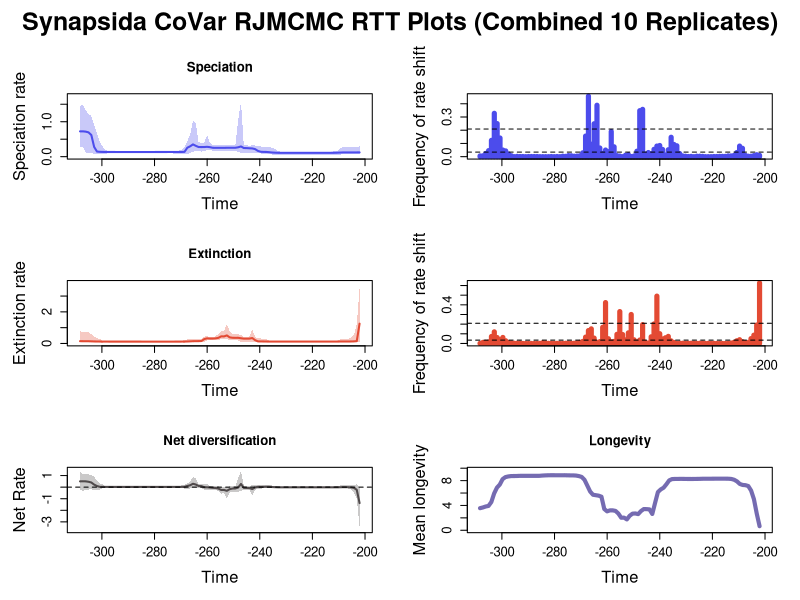

The R source for this figure:


pdf(file='C:/Users/SimoesLabAdmin/Documents/BDNN_Arielli/synapsida/mcmc_predictors/B_covar_rjmcmc/B_covar_syn_RTT_plots.pdf',width=10, height=15)
par(mfrow=c(3,2), 
    oma=c(0,0,3,0),     # Increased top outer margin from 2 to 3
    mar=c(5,5,4,2)+0.1, # Increase plot margins for larger axis labels
    cex.lab=1.5,        # Increase axis label size
    cex.axis=1.2)       # Increase axis tick label size
library(scales)

time=c(-27.068001935, -28.141163805,-29.214325675,-30.287487545,-31.360649415,-32.433811285000004,-33.506973155,-34.580135025000004,-35.653296895,-36.726458765000004,-37.799620635,-38.872782505,-39.945944374999996,-41.019106245,-42.092268114999996,-43.165429985,-44.238591854999996,-45.311753725,-46.384915594999995,-47.458077465,-48.531239334999995,-49.604401205,-50.677563074999995,-51.750724945,-52.82388681500001,-53.897048685,-54.97021055500001,-56.043372425,-57.11653429500001,-58.189696165,-59.26285803500001,-60.336019905,-61.40918177500001,-62.482343645,-63.55550551500001,-64.628667385,-65.70182925499999,-66.774991125,-67.848152995,-68.921314865,-69.99447673499999,-71.067638605,-72.140800475,-73.213962345,-74.28712421499999,-75.360286085,-76.433447955,-77.50660982500001,-78.579771695,-79.652933565,-80.726095435,-81.79925730500001,-82.872419175,-83.945581045,-85.018742915,-86.09190478500001,-87.165066655,-88.238228525,-89.311390395,-90.38455226500001,-91.45771413499999,-92.530876005,-93.604037875,-94.67719974500001,-95.75036161500002,-96.823523485,-97.896685355,-98.96984722500001,-100.04300909500002,-101.116170965,-102.189332835,-103.26249470500001,-104.33565657500002,-105.408818445,-106.481980315,-107.55514218500001,-108.62830405500002,-109.701465925,-110.774627795,-111.84778966500001,-112.92095153500001,-113.994113405,-115.067275275,-116.140437145,-117.21359901500001,-118.28676088499999,-119.359922755,-120.433084625,-121.50624649500001,-122.57940836499999,-123.652570235,-124.725732105,-125.79889397500001,-126.87205584499999,-127.945217715,-129.01837958500002,-130.09154145500003,-131.16470332500003,-132.237865195,-133.31102706500002)
rate=c(0.12197343003695399, 0.12154615348035899,0.12100863934218622,0.12078875028353112,0.1207451426641504,0.12073337511692522,0.12023067201097942,0.11684402056210944,0.11269973799889077,0.1104877374672314,0.110144132265192,0.10970755889739267,0.10955530220045007,0.10952596609165424,0.10947882483961338,0.10943252265348799,0.10929068918592237,0.10943252265348799,0.10943252265348799,0.10943252265348799,0.10943252265348799,0.10947882483961338,0.10955530220045007,0.10955530220045007,0.10963916552368169,0.10963916552368169,0.10968049778728292,0.10968049778728292,0.10991137180836391,0.11071983476308918,0.11413015917818714,0.1186890303303946,0.1277962915618686,0.1349170601968093,0.13604179398134048,0.139917777744126,0.16439012496147298,0.21629644880437626,0.2354947403193049,0.2395326506064786,0.24504861349615695,0.24696379390458523,0.2922131186569009,0.2679601866201702,0.25448832202138444,0.2541085419927751,0.2541085419927751,0.2541085419927751,0.25245640439306993,0.2523849958803308,0.25229228975814977,0.2523849958803308,0.25393959088899776,0.27149062225908543,0.2817794444052515,0.27551147807128107,0.2744863887231296,0.2753361616230765,0.3098522887096541,0.3513055161107757,0.29619083005688773,0.2562928977584863,0.13755088268006582,0.13436568977643726,0.13414183436230848,0.13400634893632918,0.13387893874002632,0.13387893874002632,0.13367414159558294,0.1330837424471586,0.1330837424471586,0.13306047194630585,0.13306047194630585,0.13302792988370854,0.13302792988370854,0.13302792988370854,0.13302792988370854,0.13302792988370854,0.13302792988370854,0.13302792988370854,0.13302792988370854,0.13302792988370854,0.13302792988370854,0.13302792988370854,0.13302792988370854,0.13302792988370854,0.13302792988370854,0.1330798626065126,0.1330798626065126,0.13323573552619405,0.13425838655677286,0.13544748329930956,0.13823478309682025,0.14575855112671454,0.2780706825551443,0.619951681538655,0.6953202603705448,0.7163578118994737,0.7242103644978006,0.7242103644978006)
minHPD=c(0.075602528641189, 0.0751822533099565,0.07033167382995621,0.0751822533099565,0.0751822533099565,0.0751822533099565,0.07622589823685971,0.050074125544164044,0.050074125544164044,0.052722361990561885,0.0525200554719315,0.052722361990561885,0.053340978818243415,0.053340978818243415,0.053340978818243415,0.053340978818243415,0.053359108337496304,0.0525200554719315,0.0525200554719315,0.0525200554719315,0.0525200554719315,0.053340978818243415,0.053340978818243415,0.053340978818243415,0.053340978818243415,0.053340978818243415,0.05281048882043875,0.05281048882043875,0.0525200554719315,0.053340978818243415,0.050074125544164044,0.06037905368823029,0.0819300415501725,0.08725525438909948,0.08725525438909948,0.09133941941213147,0.09054198210555227,0.09658283582802146,0.102769821859814,0.102769821859814,0.10188742403249845,0.10188742403249845,0.10482575757159532,0.13927062877320417,0.17006840501281725,0.17369507802601777,0.1745696099913396,0.1745696099913396,0.16969833083069777,0.16969833083069777,0.16969833083069777,0.16969833083069777,0.16969833083069777,0.19156600553912426,0.19499326389567156,0.15334549134386985,0.14626280233711386,0.15073404511184518,0.17786881110350503,0.1399993217017564,0.10719866329299445,0.07666203814459031,0.0783652890553229,0.0783652890553229,0.08766964547221733,0.08766964547221733,0.09068383211198279,0.09068383211198279,0.09321558462251853,0.09480703070324714,0.09501682393621869,0.09501682393621869,0.09501682393621869,0.09501682393621869,0.09501682393621869,0.09501682393621869,0.09501682393621869,0.09501682393621869,0.09501682393621869,0.09501682393621869,0.09501682393621869,0.09501682393621869,0.09501682393621869,0.09501682393621869,0.09501682393621869,0.09480703070324714,0.09480703070324714,0.09501682393621869,0.09501682393621869,0.0928781015645706,0.08766964547221733,0.07666203814459031,0.07931796107233563,0.07666203814459031,0.08093456584927498,0.10576477218474309,0.10576477218474309,0.11475442593670084,0.2750956946809067,0.2640758807282162)
maxHPD=c(0.29174021810784334, 0.2851671409414155,0.26677696892440567,0.2649275057541869,0.2649275057541869,0.2649275057541869,0.26677696892440567,0.22737795824791143,0.157971841153782,0.14867660972574342,0.1463351038018324,0.14416486324902217,0.14416486324902217,0.14416486324902217,0.14416486324902217,0.144102914757969,0.144102914757969,0.14308864614600347,0.14308864614600347,0.14308864614600347,0.14308864614600347,0.144102914757969,0.14425678313897472,0.14430769398640272,0.14430769398640272,0.14430769398640272,0.14430769398640272,0.14430769398640272,0.1463351038018324,0.1525832538131198,0.22271228022683848,0.25579282075641385,0.2834997652939788,0.2866432682087968,0.2857556402219638,0.2915079558484967,0.3019080512825323,0.31933424046612985,0.32066561700675694,0.31867177651041906,0.320193877817911,0.32586500030493254,1.5743348823369554,1.0394955159627686,0.32586500030493254,0.32586500030493254,0.32586500030493254,0.32586500030493254,0.3225176841069828,0.3225176841069828,0.3225176841069828,0.3225176841069828,0.32590623173505073,0.3930281182065587,0.6224657112534723,0.4044761407883195,0.3930281182065587,0.41168340670190473,0.9438203222056334,1.0273582829856711,0.6346781068132665,0.4469990343174184,0.2830811745462836,0.18828192753609624,0.17512762836548626,0.17343831204018456,0.17441112213541946,0.17343831204018456,0.17441112213541946,0.17343831204018456,0.17343831204018456,0.17343831204018456,0.17343831204018456,0.17343831204018456,0.17343831204018456,0.17343831204018456,0.17343831204018456,0.17343831204018456,0.17343831204018456,0.17343831204018456,0.17343831204018456,0.17325720650970142,0.17343831204018456,0.17343831204018456,0.17343831204018456,0.17343831204018456,0.17382803058372218,0.17441112213541946,0.17441112213541946,0.17444930525154367,0.17767661030024648,0.2931337088111401,0.41329721028209787,0.6809455427735709,0.90741973317616,1.163067885687223,1.2290604778449776,1.3273940307575927,1.4799365291537798,1.4562925345091597)
remove_na = !is.na(rate)
time = time[remove_na]
time = time-175
plot(time,time,type = 'n', ylim = c(0, 1.731768370570651), xlim = c(-133.847608-175,-26.531421-175), ylab = 'Speciation rate', xlab = 'Time',main='Speciation' )
polygon(c(time, rev(time)), c(maxHPD[remove_na], rev(minHPD[remove_na])), col = alpha('#4c4cec',0.3), border = NA)
lines(time,rate[remove_na], col = '#4c4cec', lwd=2)
mtext("Synapsida CoVar RJMCMC RTT Plots (Combined 10 Replicates)", outer = TRUE, line = 0.5, cex = 1.5, font = 2)
mids=c(-27.073421944444448, -28.157423833333333,-29.241425722222225,-30.32542761111111,-31.4094295,-32.49343138888889,-33.57743327777778,-34.66143516666667,-35.745437055555556,-36.82943894444444,-37.91344083333333,-38.997442722222225,-40.08144461111111,-41.1654465,-42.24944838888889,-43.33345027777778,-44.41745216666667,-45.501454055555556,-46.58545594444444,-47.66945783333333,-48.753459722222225,-49.83746161111112,-50.9214635,-52.00546538888889,-53.08946727777778,-54.17346916666667,-55.257471055555555,-56.34147294444445,-57.42547483333333,-58.509476722222225,-59.59347861111111,-60.6774805,-61.76148238888889,-62.84548427777778,-63.92948616666667,-65.01348805555556,-66.09748994444446,-67.18149183333334,-68.26549372222223,-69.34949561111112,-70.4334975,-71.51749938888891,-72.60150127777779,-73.68550316666668,-74.76950505555557,-75.85350694444445,-76.93750883333334,-78.02151072222223,-79.10551261111112,-80.18951450000002,-81.2735163888889,-82.35751827777779,-83.44152016666668,-84.52552205555556,-85.60952394444446,-86.69352583333334,-87.77752772222223,-88.86152961111112,-89.9455315,-91.02953338888891,-92.11353527777779,-93.19753716666666,-94.28153905555557,-95.36554094444445,-96.44954283333335,-97.53354472222223,-98.61754661111111,-99.70154850000002,-100.7855503888889,-101.8695522777778,-102.95355416666668,-104.03755605555556,-105.12155794444446,-106.20555983333334,-107.28956172222225,-108.37356361111112,-109.4575655,-110.54156738888891,-111.62556927777779,-112.70957116666666,-113.79357305555557,-114.87757494444445,-115.96157683333335,-117.04557872222223,-118.12958061111111,-119.21358250000002,-120.2975843888889,-121.3815862777778,-122.46558816666668,-123.54959005555556,-124.63359194444446,-125.71759383333334,-126.80159572222225,-127.88559761111112,-128.9695995,-130.0536013888889,-131.13760327777777,-132.22160516666668,-133.30560705555556)
mids = mids-175
counts=c(0.01, 0.014444444444444444,0.0077777777777777776,0.0033333333333333335,0.0033333333333333335,0.01,0.06333333333333334,0.08,0.03111111111111111,0.008888888888888889,0.005555555555555556,0.005555555555555556,0.0022222222222222222,0.0022222222222222222,0.0022222222222222222,0.0011111111111111111,0.0011111111111111111,0.0,0.0,0.0,0.0022222222222222222,0.0033333333333333335,0.0033333333333333335,0.0,0.0022222222222222222,0.0011111111111111111,0.0033333333333333335,0.005555555555555556,0.023333333333333334,0.08222222222222222,0.09222222222222222,0.14666666666666667,0.052222222222222225,0.012222222222222223,0.05444444444444444,0.08444444444444445,0.08,0.05555555555555555,0.022222222222222223,0.03111111111111111,0.01888888888888889,0.35777777777777775,0.3477777777777778,0.04111111111111111,0.005555555555555556,0.0011111111111111111,0.015555555555555555,0.011111111111111112,0.0,0.0044444444444444444,0.0077777777777777776,0.07444444444444444,0.19,0.03777777777777778,0.05,0.024444444444444446,0.06555555555555556,0.3888888888888889,0.24888888888888888,0.09444444444444444,0.4577777777777778,0.15555555555555556,0.028888888888888888,0.006666666666666667,0.0044444444444444444,0.0033333333333333335,0.006666666666666667,0.0077777777777777776,0.0022222222222222222,0.0033333333333333335,0.0,0.0011111111111111111,0.0,0.0011111111111111111,0.0,0.0,0.0,0.0,0.0011111111111111111,0.0011111111111111111,0.0011111111111111111,0.0011111111111111111,0.0,0.0011111111111111111,0.0011111111111111111,0.0022222222222222222,0.0,0.006666666666666667,0.02,0.043333333333333335,0.05,0.1411111111111111,0.25,0.3277777777777778,0.12333333333333334,0.04555555555555556,0.024444444444444446,0.006666666666666667,0.005555555555555556)
plot(mids,counts,type = 'h', xlim = c(-133.847608-175,-26.531421-175), ylim=c(0,0.4577777777777778), ylab = 'Frequency of rate shift', xlab = 'Time',lwd=5,col='#4c4cec')
bf2 = 0.034508250409250284
bf6 = 0.2089214177133588
abline(h=bf2, lty=2)
abline(h=bf6, lty=2)

time=c(-27.068001935, -28.141163805,-29.214325675,-30.287487545,-31.360649415,-32.433811285000004,-33.506973155,-34.580135025000004,-35.653296895,-36.726458765000004,-37.799620635,-38.872782505,-39.945944374999996,-41.019106245,-42.092268114999996,-43.165429985,-44.238591854999996,-45.311753725,-46.384915594999995,-47.458077465,-48.531239334999995,-49.604401205,-50.677563074999995,-51.750724945,-52.82388681500001,-53.897048685,-54.97021055500001,-56.043372425,-57.11653429500001,-58.189696165,-59.26285803500001,-60.336019905,-61.40918177500001,-62.482343645,-63.55550551500001,-64.628667385,-65.70182925499999,-66.774991125,-67.848152995,-68.921314865,-69.99447673499999,-71.067638605,-72.140800475,-73.213962345,-74.28712421499999,-75.360286085,-76.433447955,-77.50660982500001,-78.579771695,-79.652933565,-80.726095435,-81.79925730500001,-82.872419175,-83.945581045,-85.018742915,-86.09190478500001,-87.165066655,-88.238228525,-89.311390395,-90.38455226500001,-91.45771413499999,-92.530876005,-93.604037875,-94.67719974500001,-95.75036161500002,-96.823523485,-97.896685355,-98.96984722500001,-100.04300909500002,-101.116170965,-102.189332835,-103.26249470500001,-104.33565657500002,-105.408818445,-106.481980315,-107.55514218500001,-108.62830405500002,-109.701465925,-110.774627795,-111.84778966500001,-112.92095153500001,-113.994113405,-115.067275275,-116.140437145,-117.21359901500001,-118.28676088499999,-119.359922755,-120.433084625,-121.50624649500001,-122.57940836499999,-123.652570235,-124.725732105,-125.79889397500001,-126.87205584499999,-127.945217715,-129.01837958500002,-130.09154145500003,-131.16470332500003,-132.237865195,-133.31102706500002)
rate=c(1.2528789955578812, 0.14646678728507917,0.13146517306017957,0.12622529097096957,0.1242296379319777,0.1237826438594683,0.12371832381359475,0.12278304510684898,0.12129457562104423,0.12022184367862973,0.11966042941075189,0.1194550116718922,0.11937478340548469,0.11937478340548469,0.11937478340548469,0.11937478340548469,0.11937478340548469,0.11942696665917799,0.11942696665917799,0.11942696665917799,0.11942696665917799,0.1195226811305336,0.11959948623359243,0.11966042941075189,0.11977279923370923,0.11973918299362109,0.11959948623359243,0.11959000694899277,0.11959000694899277,0.11959948623359243,0.11959948623359243,0.11966042941075189,0.12064169868950114,0.12284133454945916,0.12604251091679639,0.1279597616091796,0.1313474791937859,0.21051882038705183,0.3428656791996668,0.30803623582667794,0.30504348169107454,0.3047346685165786,0.32954768049895167,0.35807124006035135,0.35651431375065656,0.35958978938471164,0.386215854589543,0.5092176086824204,0.4453340854761766,0.4501102594287689,0.35489916374532043,0.3222335479475653,0.31110036508482913,0.3116787358010058,0.32266490913320134,0.27682692676300225,0.1533380874529522,0.14727286109287543,0.14514430256513022,0.14253438578691696,0.1332252596273557,0.12561212306482272,0.12062039017676138,0.11840216790686808,0.11776172139969962,0.1172014039171359,0.11677695284123607,0.11675793579061117,0.11667954985260703,0.11660121951595635,0.11660121951595635,0.11660121951595635,0.11660121951595635,0.11656109851639879,0.11656109851639879,0.11667954985260703,0.11675237286866799,0.11683751541158313,0.11756843564932891,0.11765789740746804,0.11765789740746804,0.11765789740746804,0.11765789740746804,0.11765789740746804,0.11765789740746804,0.11774124082202268,0.11778476729103012,0.11781556895726975,0.11788705319532647,0.1182328735147721,0.11851201633966407,0.11979759686997238,0.12215167216060993,0.12417854454945257,0.12696829834072176,0.13402336463992948,0.14039716936298255,0.1408358325859013,0.14253438578691696,0.14447725578646672)
minHPD=c(0.10187811656007006, 0.081483451300088,0.081483451300088,0.08847500800956669,0.08801529953806492,0.08489351323521153,0.08801529953806492,0.08801529953806492,0.081483451300088,0.08753091146268105,0.08828387581048179,0.08828387581048179,0.08847500800956669,0.08847500800956669,0.08847500800956669,0.08847500800956669,0.08847500800956669,0.08863804620610162,0.08863804620610162,0.08753091146268105,0.08753091146268105,0.08863804620610162,0.08847500800956669,0.08828387581048179,0.08828387581048179,0.08828387581048179,0.08801529953806492,0.08828387581048179,0.08801529953806492,0.08828387581048179,0.08828387581048179,0.08753091146268105,0.08458026999479036,0.07913715830289628,0.08753091146268105,0.08753091146268105,0.08378449304556632,0.08891151488492041,0.1169309927508425,0.09342910486637387,0.09342910486637387,0.09342910486637387,0.09488315609023158,0.18570831141135774,0.19456191544327409,0.18964699181556297,0.20155350637868705,0.27266376758169564,0.2813256025856453,0.2683190054590375,0.21113305438071686,0.20838720069964528,0.20785417160123318,0.20838720069964528,0.2015647954081809,0.11222093522277261,0.09801232772599812,0.0979493885159227,0.0979493885159227,0.09743677892199852,0.08938852299744203,0.07681103294121817,0.056550372406781166,0.06588491338653683,0.06577482624019704,0.07040430830980855,0.06519117059427464,0.06519117059427464,0.06519117059427464,0.06519117059427464,0.06519117059427464,0.06519117059427464,0.06519117059427464,0.06519117059427464,0.06519117059427464,0.06519117059427464,0.06519117059427464,0.06519117059427464,0.06519117059427464,0.06519117059427464,0.06519117059427464,0.06519117059427464,0.06519117059427464,0.06519117059427464,0.06519117059427464,0.06519117059427464,0.07040430830980855,0.07009178558893622,0.07040430830980855,0.0685317427369894,0.06661464049545153,0.06018594041916015,0.061688473269602605,0.061688473269602605,0.062206404992485205,0.07339779438482599,0.07040430830980855,0.07477464013841224,0.07040430830980855,0.08145261540454155)
maxHPD=c(3.4814464601079025, 1.211652672425394,0.5564803846783271,0.3638913778024606,0.2891989929498871,0.27146015042915805,0.2655717089946787,0.2514687845418404,0.17203187629849243,0.15907434600054998,0.1565256506088755,0.15580817501146715,0.1558301945084169,0.1558301945084169,0.1558301945084169,0.1558301945084169,0.1558301945084169,0.1558301945084169,0.1558301945084169,0.15422510538345766,0.15422510538345766,0.1558301945084169,0.1558301945084169,0.15580817501146715,0.1558301945084169,0.1558301945084169,0.1558301945084169,0.1558301945084169,0.1558301945084169,0.1565256506088755,0.1565256506088755,0.1565256506088755,0.16483084808251872,0.2598449681686791,0.2986849143608337,0.3144230943536637,0.3235400112766274,0.4037631981723871,0.9067502397577455,0.4327148868709681,0.425502832588847,0.42718247276492116,0.5218023853040284,0.6004236021323952,0.6004236021323952,0.6004236021323952,0.7548435010433714,1.2251672660482518,0.7780613224021775,0.7782758241631409,0.6187963074333148,0.4485402496106108,0.42393334725732634,0.42393334725732634,0.4552724255376872,0.4327607328183465,0.28925678804133803,0.2785475663311084,0.27533183475492845,0.27426766921991186,0.2715309712902245,0.2568138967306767,0.20503828800810028,0.15588898535319806,0.15290332278596735,0.1554378666602568,0.1493169465968568,0.1493169465968568,0.1488360089734191,0.1488360089734191,0.1488360089734191,0.1488360089734191,0.1488360089734191,0.1488360089734191,0.1488360089734191,0.1488360089734191,0.14914016511986805,0.1493169465968568,0.15002576467450768,0.15002576467450768,0.15002576467450768,0.15002576467450768,0.15002576467450768,0.15002576467450768,0.15002576467450768,0.15002576467450768,0.1554614738541061,0.1554614738541061,0.15588898535319806,0.15578901576367735,0.15578901576367735,0.1778265242301363,0.28941086170329755,0.32582894542816804,0.4291138350687424,0.5841735098014148,0.7002484038661847,0.7180606405540836,0.7276979193028172,0.7637438776953976)
remove_na = !is.na(rate)
time = time[remove_na]
time = time-175
plot(time,time,type = 'n', ylim = c(0, 3.829591106118693), xlim = c(-133.847608-175,-26.531421-175), ylab = 'Extinction rate', xlab = 'Time',main='Extinction' )
polygon(c(time, rev(time)), c(maxHPD[remove_na], rev(minHPD[remove_na])), col = alpha('#e34a33',0.3), border = NA)
lines(time,rate[remove_na], col = '#e34a33', lwd=2)
mids=c(-27.073421944444448, -28.157423833333333,-29.241425722222225,-30.32542761111111,-31.4094295,-32.49343138888889,-33.57743327777778,-34.66143516666667,-35.745437055555556,-36.82943894444444,-37.91344083333333,-38.997442722222225,-40.08144461111111,-41.1654465,-42.24944838888889,-43.33345027777778,-44.41745216666667,-45.501454055555556,-46.58545594444444,-47.66945783333333,-48.753459722222225,-49.83746161111112,-50.9214635,-52.00546538888889,-53.08946727777778,-54.17346916666667,-55.257471055555555,-56.34147294444445,-57.42547483333333,-58.509476722222225,-59.59347861111111,-60.6774805,-61.76148238888889,-62.84548427777778,-63.92948616666667,-65.01348805555556,-66.09748994444446,-67.18149183333334,-68.26549372222223,-69.34949561111112,-70.4334975,-71.51749938888891,-72.60150127777779,-73.68550316666668,-74.76950505555557,-75.85350694444445,-76.93750883333334,-78.02151072222223,-79.10551261111112,-80.18951450000002,-81.2735163888889,-82.35751827777779,-83.44152016666668,-84.52552205555556,-85.60952394444446,-86.69352583333334,-87.77752772222223,-88.86152961111112,-89.9455315,-91.02953338888891,-92.11353527777779,-93.19753716666666,-94.28153905555557,-95.36554094444445,-96.44954283333335,-97.53354472222223,-98.61754661111111,-99.70154850000002,-100.7855503888889,-101.8695522777778,-102.95355416666668,-104.03755605555556,-105.12155794444446,-106.20555983333334,-107.28956172222225,-108.37356361111112,-109.4575655,-110.54156738888891,-111.62556927777779,-112.70957116666666,-113.79357305555557,-114.87757494444445,-115.96157683333335,-117.04557872222223,-118.12958061111111,-119.21358250000002,-120.2975843888889,-121.3815862777778,-122.46558816666668,-123.54959005555556,-124.63359194444446,-125.71759383333334,-126.80159572222225,-127.88559761111112,-128.9695995,-130.0536013888889,-131.13760327777777,-132.22160516666668,-133.30560705555556)
mids = mids-175
counts=c(0.6266666666666667, 0.19111111111111112,0.08555555555555555,0.05,0.011111111111111112,0.008888888888888889,0.017777777777777778,0.03888888888888889,0.027777777777777776,0.011111111111111112,0.0044444444444444444,0.0011111111111111111,0.0,0.0,0.0,0.0,0.0011111111111111111,0.0,0.0011111111111111111,0.0,0.0033333333333333335,0.0022222222222222222,0.0011111111111111111,0.0022222222222222222,0.0022222222222222222,0.0022222222222222222,0.0011111111111111111,0.0022222222222222222,0.0022222222222222222,0.0,0.01,0.02666666666666667,0.07333333333333333,0.058888888888888886,0.04666666666666667,0.10111111111111111,0.49,0.20222222222222222,0.06888888888888889,0.0044444444444444444,0.011111111111111112,0.19444444444444445,0.035555555555555556,0.015555555555555555,0.03777777777777778,0.3,0.11,0.03666666666666667,0.09222222222222222,0.33,0.09444444444444444,0.021111111111111112,0.016666666666666666,0.04888888888888889,0.42333333333333334,0.16777777777777778,0.01888888888888889,0.012222222222222223,0.05555555555555555,0.1511111111111111,0.13333333333333333,0.06555555555555556,0.021111111111111112,0.011111111111111112,0.006666666666666667,0.0022222222222222222,0.0022222222222222222,0.0022222222222222222,0.0022222222222222222,0.0,0.0,0.0011111111111111111,0.0,0.0011111111111111111,0.0011111111111111111,0.005555555555555556,0.0077777777777777776,0.0011111111111111111,0.0,0.0,0.0,0.0,0.0,0.0,0.0033333333333333335,0.0022222222222222222,0.0022222222222222222,0.005555555555555556,0.01,0.027777777777777776,0.06222222222222222,0.04,0.06111111111111111,0.12,0.07222222222222222,0.015555555555555555,0.012222222222222223,0.011111111111111112,0.0011111111111111111)
plot(mids,counts,type = 'h', xlim = c(-133.847608-175,-26.531421-175), ylim=c(0,0.6266666666666667), ylab = 'Frequency of rate shift', xlab = 'Time',lwd=5,col='#e34a33')
abline(h=bf2, lty=2)
abline(h=bf6, lty=2)
#Net Diversification Rate
time=c(-27.068001935, -28.141163805,-29.214325675,-30.287487545,-31.360649415,-32.433811285000004,-33.506973155,-34.580135025000004,-35.653296895,-36.726458765000004,-37.799620635,-38.872782505,-39.945944374999996,-41.019106245,-42.092268114999996,-43.165429985,-44.238591854999996,-45.311753725,-46.384915594999995,-47.458077465,-48.531239334999995,-49.604401205,-50.677563074999995,-51.750724945,-52.82388681500001,-53.897048685,-54.97021055500001,-56.043372425,-57.11653429500001,-58.189696165,-59.26285803500001,-60.336019905,-61.40918177500001,-62.482343645,-63.55550551500001,-64.628667385,-65.70182925499999,-66.774991125,-67.848152995,-68.921314865,-69.99447673499999,-71.067638605,-72.140800475,-73.213962345,-74.28712421499999,-75.360286085,-76.433447955,-77.50660982500001,-78.579771695,-79.652933565,-80.726095435,-81.79925730500001,-82.872419175,-83.945581045,-85.018742915,-86.09190478500001,-87.165066655,-88.238228525,-89.311390395,-90.38455226500001,-91.45771413499999,-92.530876005,-93.604037875,-94.67719974500001,-95.75036161500002,-96.823523485,-97.896685355,-98.96984722500001,-100.04300909500002,-101.116170965,-102.189332835,-103.26249470500001,-104.33565657500002,-105.408818445,-106.481980315,-107.55514218500001,-108.62830405500002,-109.701465925,-110.774627795,-111.84778966500001,-112.92095153500001,-113.994113405,-115.067275275,-116.140437145,-117.21359901500001,-118.28676088499999,-119.359922755,-120.433084625,-121.50624649500001,-122.57940836499999,-123.652570235,-124.725732105,-125.79889397500001,-126.87205584499999,-127.945217715,-129.01837958500002,-130.09154145500003,-131.16470332500003,-132.237865195,-133.31102706500002)
net_rate=c(-1.37670053707034, -0.22886941327565144,-0.06157006242018915,-0.020100227303009126,-0.004219623393581218,-0.001676206459142187,-0.001166570260146276,-0.008232036770466506,-0.013777095072724328,-0.014354558454172823,-0.013560601229953237,-0.013496636661680845,-0.013752296845335056,-0.01380907553273626,-0.013891662120167781,-0.013933578396202457,-0.014024262736509276,-0.01401399382555185,-0.01401399382555185,-0.014052485336764434,-0.014052485336764434,-0.014202000813518599,-0.014210436468197803,-0.01414638513216428,-0.014163525811128848,-0.014121054263242946,-0.013894311949433457,-0.013779363200672351,-0.013117777851087366,-0.010828383787733997,-0.0015216016684607922,0.010427976315163855,0.028656687128281344,0.03493802543592384,0.024015972051803766,0.02243612323191911,0.025658316091429996,-0.024568513153074303,-0.16610526967895045,-0.07846072116219313,-0.06949368157862608,-0.06207442837591235,0.27193980991472505,-0.034329145279466934,-0.11302566445525258,-0.11954092093852606,-0.17447723114233868,-0.31893483861416483,-0.24120585349903184,-0.24548826414482972,-0.12242806817618203,-0.07128850071486781,-0.05988353445835825,-0.03330720909796811,-0.011663787850055176,-0.009632716246222337,0.09019229549476335,0.09856441040207847,0.22501046345811623,0.2919515848915162,0.16087767231231714,0.10502821207775377,0.027030055234141794,0.022263065831384585,0.02137735461434936,0.021861431949257618,0.02210745109877186,0.02175016278002847,0.021273079024824174,0.0205441287128474,0.02042854695150251,0.020330331525588812,0.020330331525588812,0.020322346304114686,0.020322346304114686,0.020241360098842143,0.01999613336062889,0.019661266931941427,0.019137093759249154,0.019117395191806108,0.019107034826652432,0.019055954978911434,0.019039390814615587,0.019045411293365653,0.019045411293365653,0.018963638264841643,0.01880455163913851,0.018833293546618054,0.01874716192170784,0.01878744431395607,0.021329051168945585,0.02696249839373907,0.029167002102098275,0.09595501775068337,0.21839586005659287,0.40186048743291286,0.46516995445163634,0.5015298843380712,0.5071632334340477,0.5007336181473337)
net_minHPD=c(-3.3859003662016502, -1.0202733050298225,-0.46055721302987623,-0.221358435621888,-0.11241252754407402,-0.10908326844463131,-0.10803854970621532,-0.10803854970621532,-0.09063903683969488,-0.07397864843924346,-0.06482226716587991,-0.06482226716587991,-0.06482226716587991,-0.06482226716587991,-0.06482226716587991,-0.06482226716587991,-0.06482226716587991,-0.06482226716587991,-0.06482226716587991,-0.06482226716587991,-0.06482226716587991,-0.06482226716587991,-0.06482226716587991,-0.06482226716587991,-0.06482226716587991,-0.06482226716587991,-0.06482226716587991,-0.06482226716587991,-0.06620840035747702,-0.07620856142576815,-0.07817864229911323,-0.06667439329522627,-0.05053584144068453,-0.06229906441378723,-0.10074793363406068,-0.13980349195054237,-0.16023043436623613,-0.23963022712833193,-0.7387579675770969,-0.2723726645576571,-0.2559465482585525,-0.2568774065987335,-0.3199376742120704,-0.4017230586934774,-0.3880187990260376,-0.38996858423749503,-0.46891307141875344,-0.9903123355755712,-0.537170031402229,-0.5521518944470369,-0.34840062336597954,-0.2179269823389705,-0.20783238817829036,-0.21749100746538153,-0.1999332030064117,-0.24456792894206386,-0.07847979419408757,-0.049569205140372635,-0.07609968666136335,-0.04750136903058333,-0.11009236766313221,-0.15516982835805446,-0.12710583310876428,-0.03254169063881422,-0.03204720493881956,-0.031096332617513225,-0.031096332617513225,-0.03254169063881422,-0.029473587207110588,-0.03204720493881956,-0.03204720493881956,-0.03204720493881956,-0.03204720493881956,-0.03204720493881956,-0.03204720493881956,-0.03204720493881956,-0.03204720493881956,-0.03254169063881422,-0.03254169063881422,-0.03254169063881422,-0.03254169063881422,-0.03204720493881956,-0.03204720493881956,-0.03204720493881956,-0.03204720493881956,-0.03204720493881956,-0.03204720493881956,-0.03254169063881422,-0.029473587207110588,-0.03254169063881422,-0.03744691488815713,-0.0973518001909997,-0.22986135710486963,-0.24878776718564705,-0.2516322941444383,-0.16852794156522433,-0.20895215278827783,-0.2318512708644937,-0.3084080621897717,-0.18774918310736888)
net_maxHPD=c(0.005158169390215045, 0.23669201442773818,0.19022265525981952,0.19022265525981952,0.17553658766002794,0.1557459144346336,0.14793971125520927,0.14793971125520927,0.09749361052912923,0.040066932418707735,0.040066932418707735,0.03742683095589554,0.034486941536709656,0.03437646340229433,0.03437646340229433,0.03437646340229433,0.03347596153936691,0.03317098344739637,0.03317098344739637,0.03317098344739637,0.03317098344739637,0.03317098344739637,0.03306419138113158,0.03317098344739637,0.03341989929102912,0.03341989929102912,0.03434650155668255,0.03347596153936691,0.03477715769444885,0.03477715769444885,0.11346599412474706,0.14517182730710856,0.18383985670709346,0.19652058451592186,0.18383985670709346,0.18414996423038468,0.19593999837606263,0.18592685199567158,0.18034022148911186,0.08757312288317799,0.10588983133462448,0.12114050194609727,1.3668897379615332,0.7807030219281951,0.07910875409874352,0.07119057417207272,0.06737317227306272,0.012605994897285755,-0.02748654370452347,-0.02919123084349784,0.08730777217242636,0.08033163010569253,0.07772666168913259,0.10106931727765203,0.33467518339829566,0.2296060192719618,0.23861943488783688,0.25671423739291094,0.7361044855643089,0.9058649844972559,0.46844031845934975,0.3093163979453869,0.19317066384278797,0.15290373608399227,0.08264934653120902,0.07693987541893252,0.07197958415252091,0.06973808657293432,0.07064208441289935,0.06493838914981963,0.06459316796884719,0.06493838914981963,0.06493838914981963,0.06493838914981963,0.06493838914981963,0.06493838914981963,0.06630048018321091,0.06493838914981963,0.06432360681173216,0.06432360681173216,0.06432360681173216,0.06432360681173216,0.06432360681173216,0.06432360681173216,0.06432360681173216,0.06432360681173216,0.06432360681173216,0.06493838914981963,0.06865937079179715,0.06973808657293432,0.08552297713618846,0.23923671740966146,0.32556404994991345,0.5946863231564895,0.88489746040861,1.0819559749268923,1.0974304844501024,1.1474969879965615,1.1474969879965615,1.3257315825378586)
remove_na = !is.na(net_rate)
time = time[remove_na]
time = time-175
plot(time,time,type = 'n', ylim = c(-3.7244904028218158, 1.5035787117576866), xlim = c(-133.847608-175,-26.531421-175), ylab = 'Net Rate', xlab = 'Time',lwd=2, main='Net diversification', col= '#504A4B' )
polygon(c(time, rev(time)), c(net_maxHPD[remove_na], rev(net_minHPD[remove_na])), col = alpha('#504A4B',0.3), border = NA)
lines(time,net_rate[remove_na], col = '#504A4B', lwd=2)
abline(h=0,lty=2)


time=c(-27.068001935, -28.141163805,-29.214325675,-30.287487545,-31.360649415,-32.433811285000004,-33.506973155,-34.580135025000004,-35.653296895,-36.726458765000004,-37.799620635,-38.872782505,-39.945944374999996,-41.019106245,-42.092268114999996,-43.165429985,-44.238591854999996,-45.311753725,-46.384915594999995,-47.458077465,-48.531239334999995,-49.604401205,-50.677563074999995,-51.750724945,-52.82388681500001,-53.897048685,-54.97021055500001,-56.043372425,-57.11653429500001,-58.189696165,-59.26285803500001,-60.336019905,-61.40918177500001,-62.482343645,-63.55550551500001,-64.628667385,-65.70182925499999,-66.774991125,-67.848152995,-68.921314865,-69.99447673499999,-71.067638605,-72.140800475,-73.213962345,-74.28712421499999,-75.360286085,-76.433447955,-77.50660982500001,-78.579771695,-79.652933565,-80.726095435,-81.79925730500001,-82.872419175,-83.945581045,-85.018742915,-86.09190478500001,-87.165066655,-88.238228525,-89.311390395,-90.38455226500001,-91.45771413499999,-92.530876005,-93.604037875,-94.67719974500001,-95.75036161500002,-96.823523485,-97.896685355,-98.96984722500001,-100.04300909500002,-101.116170965,-102.189332835,-103.26249470500001,-104.33565657500002,-105.408818445,-106.481980315,-107.55514218500001,-108.62830405500002,-109.701465925,-110.774627795,-111.84778966500001,-112.92095153500001,-113.994113405,-115.067275275,-116.140437145,-117.21359901500001,-118.28676088499999,-119.359922755,-120.433084625,-121.50624649500001,-122.57940836499999,-123.652570235,-124.725732105,-125.79889397500001,-126.87205584499999,-127.945217715,-129.01837958500002,-130.09154145500003,-131.16470332500003,-132.237865195,-133.31102706500002)
rate=c(0.6549529841773821, 2.683178961707103,5.009200326645789,6.398060701287235,7.128355848798767,7.2652577418691076,7.302475703462931,7.463803842089222,7.880362873033553,8.141760072665766,8.269887495428163,8.307045587387112,8.313176723252091,8.313176723252091,8.313176723252091,8.313176723252091,8.313176723252091,8.3076380443215,8.3076380443215,8.304982330697616,8.304982330697616,8.288544630405333,8.277384200192014,8.27324238301025,8.264598079716938,8.266597102663711,8.2718466814539,8.279492483053373,8.284261860130549,8.271830051550932,8.271830051550932,8.248047997250438,8.042759926706601,7.412048101151177,6.855578249679663,6.582013903107197,6.160071592645214,4.4183409180131985,2.62648192934781,3.365762483894503,3.406200541835193,3.4174507279930886,3.09348916981513,2.6034157532654816,2.707847950671774,2.676622140846684,2.337208353214884,1.747374987653551,2.036282191266128,2.019920021868237,2.688612647310496,3.115109945285039,3.2076901289604143,3.2044563538088795,3.047174731355582,3.4256414273365685,5.410316136031437,5.577760930973365,5.651033565756274,5.724146463441895,6.2416983812191535,7.190786253803784,8.131311995062354,8.59573526909459,8.733213025813876,8.816425728915211,8.842897792796853,8.84487409348246,8.854010174262749,8.86725577720131,8.865473998969243,8.865473998969243,8.865473998969243,8.867903483246918,8.867903483246918,8.860414311687146,8.841204050685455,8.815105850618751,8.774561742089926,8.77304535369362,8.77304535369362,8.77304535369362,8.77304535369362,8.77304535369362,8.77304535369362,8.769776582728504,8.747172240331162,8.740088073126445,8.73351350173769,8.674574741849344,8.568108014855135,8.242999285123805,7.365009681344308,6.873809940319696,5.93674495935531,4.545168124471985,3.9243703523771987,3.8287799187845377,3.671931592181115,3.5590406342091336)
minHPD=c(0.6549529841773821, 2.683178961707103,5.009200326645789,6.398060701287235,7.128355848798767,7.2652577418691076,7.302475703462931,7.463803842089222,7.880362873033553,8.141760072665766,8.269887495428163,8.307045587387112,8.313176723252091,8.313176723252091,8.313176723252091,8.313176723252091,8.313176723252091,8.3076380443215,8.3076380443215,8.304982330697616,8.304982330697616,8.288544630405333,8.277384200192014,8.27324238301025,8.264598079716938,8.266597102663711,8.2718466814539,8.279492483053373,8.284261860130549,8.271830051550932,8.271830051550932,8.248047997250438,8.042759926706601,7.412048101151177,6.855578249679663,6.582013903107197,6.160071592645214,4.4183409180131985,2.62648192934781,3.365762483894503,3.406200541835193,3.4174507279930886,3.09348916981513,2.6034157532654816,2.707847950671774,2.676622140846684,2.337208353214884,1.747374987653551,2.036282191266128,2.019920021868237,2.688612647310496,3.115109945285039,3.2076901289604143,3.2044563538088795,3.047174731355582,3.4256414273365685,5.410316136031437,5.577760930973365,5.651033565756274,5.724146463441895,6.2416983812191535,7.190786253803784,8.131311995062354,8.59573526909459,8.733213025813876,8.816425728915211,8.842897792796853,8.84487409348246,8.854010174262749,8.86725577720131,8.865473998969243,8.865473998969243,8.865473998969243,8.867903483246918,8.867903483246918,8.860414311687146,8.841204050685455,8.815105850618751,8.774561742089926,8.77304535369362,8.77304535369362,8.77304535369362,8.77304535369362,8.77304535369362,8.77304535369362,8.769776582728504,8.747172240331162,8.740088073126445,8.73351350173769,8.674574741849344,8.568108014855135,8.242999285123805,7.365009681344308,6.873809940319696,5.93674495935531,4.545168124471985,3.9243703523771987,3.8287799187845377,3.671931592181115,3.5590406342091336)
maxHPD=c(0.6549529841773821, 2.683178961707103,5.009200326645789,6.398060701287235,7.128355848798767,7.2652577418691076,7.302475703462931,7.463803842089222,7.880362873033553,8.141760072665766,8.269887495428163,8.307045587387112,8.313176723252091,8.313176723252091,8.313176723252091,8.313176723252091,8.313176723252091,8.3076380443215,8.3076380443215,8.304982330697616,8.304982330697616,8.288544630405333,8.277384200192014,8.27324238301025,8.264598079716938,8.266597102663711,8.2718466814539,8.279492483053373,8.284261860130549,8.271830051550932,8.271830051550932,8.248047997250438,8.042759926706601,7.412048101151177,6.855578249679663,6.582013903107197,6.160071592645214,4.4183409180131985,2.62648192934781,3.365762483894503,3.406200541835193,3.4174507279930886,3.09348916981513,2.6034157532654816,2.707847950671774,2.676622140846684,2.337208353214884,1.747374987653551,2.036282191266128,2.019920021868237,2.688612647310496,3.115109945285039,3.2076901289604143,3.2044563538088795,3.047174731355582,3.4256414273365685,5.410316136031437,5.577760930973365,5.651033565756274,5.724146463441895,6.2416983812191535,7.190786253803784,8.131311995062354,8.59573526909459,8.733213025813876,8.816425728915211,8.842897792796853,8.84487409348246,8.854010174262749,8.86725577720131,8.865473998969243,8.865473998969243,8.865473998969243,8.867903483246918,8.867903483246918,8.860414311687146,8.841204050685455,8.815105850618751,8.774561742089926,8.77304535369362,8.77304535369362,8.77304535369362,8.77304535369362,8.77304535369362,8.77304535369362,8.769776582728504,8.747172240331162,8.740088073126445,8.73351350173769,8.674574741849344,8.568108014855135,8.242999285123805,7.365009681344308,6.873809940319696,5.93674495935531,4.545168124471985,3.9243703523771987,3.8287799187845377,3.671931592181115,3.5590406342091336)
remove_na = !is.na(rate)
time = time[remove_na]
time = time-175
plot(time,time,type = 'n', ylim = c(0, 9.754693831571611), xlim = c(-133.847608-175,-26.531421-175), ylab = 'Mean longevity', xlab = 'Time',main='Longevity' )
polygon(c(time, rev(time)), c(maxHPD[remove_na], rev(minHPD[remove_na])), col = alpha('#756bb1',0.3), border = NA)
lines(time,rate[remove_na], col = '#756bb1', lwd=4)

n <- dev.off()
